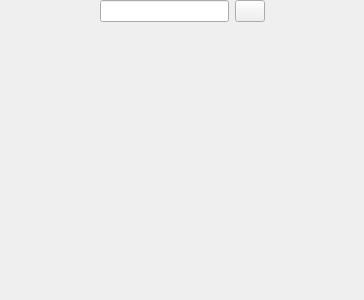
<?xml version="1.0" encoding="UTF-8"?>
<ui version="4.0">
 <class>Form</class>
 <widget class="QWidget" name="Form">
  <property name="geometry">
   <rect>
    <x>0</x>
    <y>0</y>
    <width>364</width>
    <height>300</height>
   </rect>
  </property>
  <property name="windowTitle">
   <string>Поиск по городу</string>
  </property>
  <widget class="QWidget" name="gridLayoutWidget">
   <property name="geometry">
    <rect>
     <x>100</x>
     <y>0</y>
     <width>165</width>
     <height>80</height>
    </rect>
   </property>
   <layout class="QGridLayout" name="gridLayout">
    <property name="sizeConstraint">
     <enum>QLayout::SetMinAndMaxSize</enum>
    </property>
    <item row="0" column="0">
     <widget class="QLineEdit" name="search_inp">
      <property name="layoutDirection">
       <enum>Qt::LeftToRight</enum>
      </property>
      <property name="alignment">
       <set>Qt::AlignCenter</set>
      </property>
     </widget>
    </item>
    <item row="0" column="1">
     <widget class="QPushButton" name="search_inp_">
      <property name="minimumSize">
       <size>
        <width>20</width>
        <height>0</height>
       </size>
      </property>
      <property name="maximumSize">
       <size>
        <width>30</width>
        <height>30</height>
       </size>
      </property>
      <property name="text">
       <string/>
      </property>
      <property name="icon">
       <iconset>
        <normaloff>imgs/search.svg</normaloff>imgs/search.svg</iconset>
      </property>
     </widget>
    </item>
    <item row="1" column="0">
     <widget class="QLabel" name="search_ouput">
      <property name="enabled">
       <bool>false</bool>
      </property>
      <property name="maximumSize">
       <size>
        <width>200</width>
        <height>20</height>
       </size>
      </property>
      <property name="text">
       <string/>
      </property>
     </widget>
    </item>
   </layout>
  </widget>
 </widget>
 <resources/>
 <connections/>
</ui>
